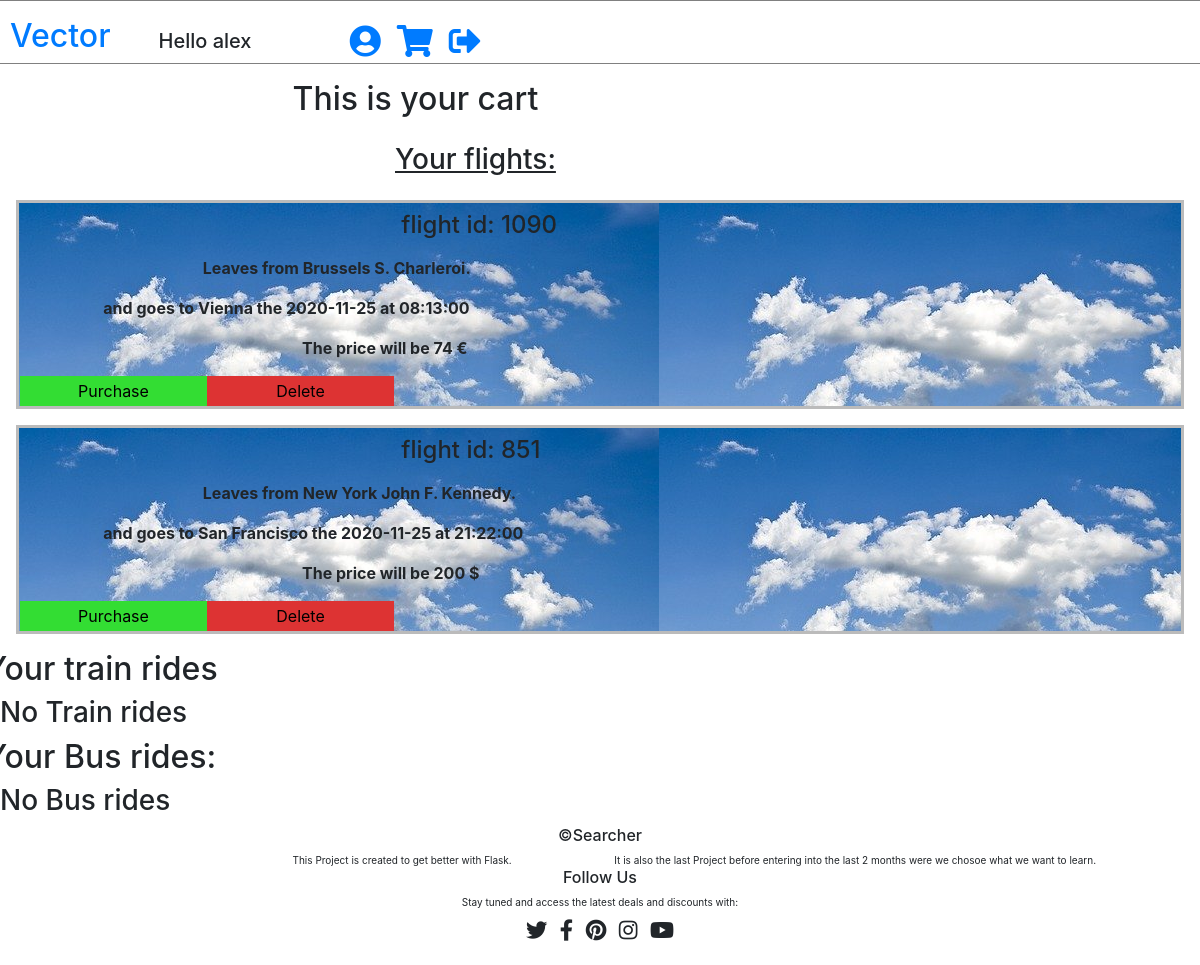
The app's page /cart (signed in) with its own data.
### app.py (models this page shows, shortened)
class flights(db.Model):
    _id = db.Column('id', db.Integer, primary_key = True)
    user_id = db.Column('user_id', db.Integer)
    carrier_id = db.Column('carrier_id', db.Integer)
    price = db.Column('price', db.Integer)
    symbol = db.Column('symbol', db.String(1))
    departure_airport = db.Column('departure_airport', db.String(100))
    destination_airport = db.Column('destination_airport', db.String(100))
    date = db.Column('date', db.String(50))
    time = db.Column('time', db.String(50))

### app.py (the view)
@app.route('/cart')
def cart():
    if 'id' in session:
        return render_template('cart.html', flights = flights.query.filter_by(user_id = session['id']).all(), navbarname = f"Hello {session['firstname']}")
    else:
        flash('You need to sign in first', 'error')
        return redirect(url_for('signin'))

### templates/cart.html (shortened to what this page needs)
{% extends 'base.html' %}
{% block content %}
<div class="row my-3">
    <div class="col-xs-8 offset-3 mr-n3">
        <h2>This is your cart</h2>
    </div>
</div>
<div class="row">
    <div class="col-xs-6 offset-4 mb-2">
        <h3 style="text-decoration: underline;">Your flights:</h3>
    </div>
</div>
{% if flights %}
    {% for flight in flights %}
        <div class="ticket_container mt-2 mb-3 mx-3">
            <div class="row my-2">
                <div class="col-xs-6 offset-4">
                    <h4>flight id: {{ flight.carrier_id }}</h4>
                </div>
            </div>
            <div class="row">
                <div class="col-xs-8 offset-2">
                    <p class="ticket_text">Leaves from {{ flight.departure_airport }}.</p>
                </div>
            </div>
            <div class="row">
                <div class="col-xs-10 offset-1">
                    <p class="ticket_text">and goes to {{ flight.destination_airport }} the {{ flight.date }} at {{ flight.time }}</p>
                </div>
            </div>
            <div class="row">
                <div class="col-xs-6 offset-3">
                    <p class="ticket_text">The price will be {{ flight.price }} {{ flight.symbol }} </p>
                </div>
            </div>
            <div class="row">
                <div class="col-xs-5 ml-3 purchase">
                    <a href="/troll">
                        <button class="purchase">Purchase</button>
                    </a>
                </div>
                <div class="col-xs-5 delete">
                    <a href="http://127.0.0.1:5000/delete_ticket?carrier_id={{ flight.carrier_id }}">
                        <button class="delete">Delete</button>
                    </a>
                </div>
            </div>
        </div>
    {% endfor %}
{% else %}
    <h4>No flights</h4>
{% endif %}
<div class="row">
    <h2>Your train rides</h2>
</div>
{% if trains %}
    {% for train in trains %}
    <div class="row">
        <h3>Trains</h3>
    </div>
    {% endfor %}
{% else %}
    <h3>No Train rides</h3>
{% endif %}
<div class="row">
    <h2>Your Bus rides:</h2>
</div>
{% if buses %}
    {% for bus in buses %}
    <div class="row">
        <h3>Bus</h3>
    </div>
    {% endfor %}
{% else %}
    <h3>No Bus rides</h3>
{% endif %}
{% endblock %}

### templates/base.html (shortened to what this page needs)
<!DOCTYPE html>
<html lang="en">
<head>
    <link rel="stylesheet" href="https://pro.fontawesome.com/releases/v5.10.0/css/all.css"/>
    <link rel="stylesheet" href="https://maxcdn.bootstrapcdn.com/bootstrap/4.5.2/css/bootstrap.min.css">
    <link rel="stylesheet" type='text/css' href="{{ url_for('static', filename='style/style.css')}}">
</head>
<body>
        <div class="row" id="navbar_row" style="border: 1px solid gray;">
            <div class="col-xs-3 pl-4 pt-3 mr-4">
                <a href="/" style="text-decoration: None;">
                    <h2 class="animated_color">Vector</h2>
                </a>
            </div>
            <div class="col-xs-1 mt-4 pl-4 mr-n1 pt-1">
                <h5>{{ navbarname }}</h5>
            </div>
            <div class="col-xs-1 offset-1 mt-4 pr-2">
                <a href="/change_profile">
                    <i class="fas fa-user-circle fa-2x"></i>
                </a>
            </div>
            <div class="col-xs-1 mt-4 px-2">
                <a href="/cart">
                    <i class="fas fa-shopping-cart fa-2x"></i>
                </a>
            </div>
            <div class="col-xs-1 mt-4 pl-2">
                <a href="/logout">
                    <i class="fas fa-sign-out-alt fa-2x"></i>
                </a>
            </div>
        </div>
{% block content %}{% endblock %}
  <div class="row justify-content-center">
    <div class="col-xs-4">
        <h6>&copy;Searcher</h6>
    </div>
</div>
<div class="row">
    <div class="col-xs-6 offset-3">
        <p style="font-size: x-small;">This Project is created to get better with Flask.</p>
    </div>
    <div class="col-xs-11 offset-1">
        <p style="font-size: x-small;">It is also the last Project before entering into the last 2 months were we chosoe what we want to learn.</p>
    </div>
</div>
<div class="row justify-content-center mt-n3">
    <div class="col-xs-4">
        <h6>Follow Us</h6>
    </div>
</div>
<div class="row justify-content-center">
    <div class="col-xs-6">
        <p style="font-size: x-small;">Stay tuned and access the latest deals and discounts with:</p>
    </div>
</div>
<div class="row justify-content-center mb-4">
    <div class="col-xs-6 mt-n2">
        <i class="fab fa-twitter fa-lg px-1"></i>
        <i class="fab fa-facebook-f fa-lg px-1"></i>
        <i class="fab fa-pinterest fa-lg px-1"></i>
        <i class="fab fa-instagram fa-lg px-1"></i>
        <i class="fab fa-youtube fa-lg px-1"></i>
    </div>
</div>
</body>
</html>

### static/style/style.css (style rules this page uses)
.ticket_text { font-weight: 700; }
.ticket_container { background: url('../images/ticket.jpg'); border: solid 3px #bbb; }
.purchase { background-color: #3d3; border: none; width: 187px; height: 30px; }
.delete { background-color: #d33; border: none; width: 187px; height: 30px; }

### records on screen
flights: carrier_id "1090", departure_airport "Brussels S. Charleroi", destination_airport "Vienna", date "2020-11-25", time "08:13:00", price "74", symbol "€"
flights: carrier_id "851", departure_airport "New York John F. Kennedy", destination_airport "San Francisco", date "2020-11-25", time "21:22:00", price "200", symbol "$"

### other values on screen
{{ navbarname }} "Hello alex"
